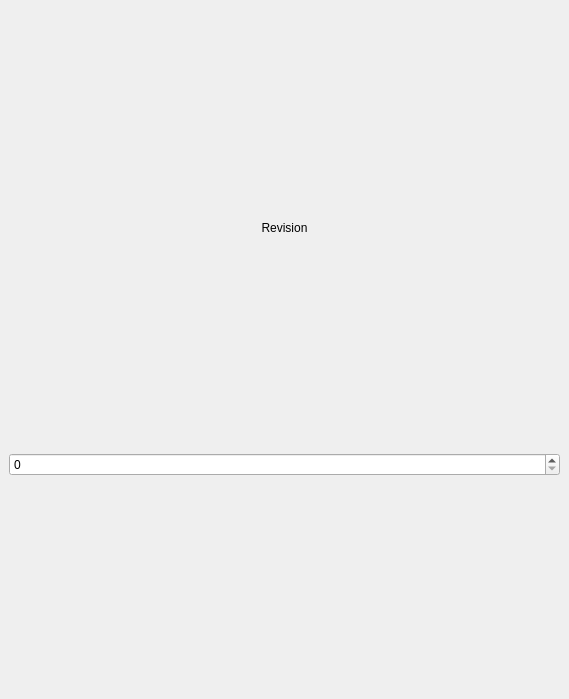
                 <widget class="QWidget" name="revisionTab">
                  <attribute name="title">
                   <string>Revision</string>
                  </attribute>
                  <widget class="QWidget" name="verticalLayoutWidget_4">
                   <property name="geometry">
                    <rect>
                     <x>9</x>
                     <y>9</y>
                     <width>551</width>
                     <height>681</height>
                    </rect>
                   </property>
                   <layout class="QVBoxLayout" name="traceRevVertLayout">
                    <item>
                     <widget class="QLabel" name="traceRevLabel">
                      <property name="sizePolicy">
                       <sizepolicy hsizetype="Preferred" vsizetype="Fixed">
                        <horstretch>0</horstretch>
                        <verstretch>0</verstretch>
                       </sizepolicy>
                      </property>
                      <property name="text">
                       <string>Revision</string>
                      </property>
                      <property name="alignment">
                       <set>Qt::AlignCenter</set>
                      </property>
                     </widget>
                    </item>
                    <item>
                     <widget class="QSpinBox" name="traceRevSpinBox">
                      <property name="maximum">
                       <number>999</number>
                      </property>
                     </widget>
                    </item>
                   </layout>
                  </widget>
                 </widget>
